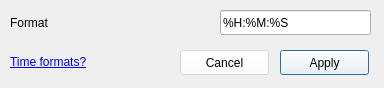
<?xml version="1.0" encoding="UTF-8"?>
<ui version="4.0">
 <class>Dialog</class>
 <widget class="QDialog" name="Dialog">
  <property name="geometry">
   <rect>
    <x>0</x>
    <y>0</y>
    <width>384</width>
    <height>88</height>
   </rect>
  </property>
  <property name="windowTitle">
   <string>Dialog</string>
  </property>
  <widget class="QLineEdit" name="timeFormat">
   <property name="geometry">
    <rect>
     <x>220</x>
     <y>10</y>
     <width>151</width>
     <height>25</height>
    </rect>
   </property>
   <property name="text">
    <string>%H:%M:%S</string>
   </property>
  </widget>
  <widget class="QLabel" name="label_3">
   <property name="geometry">
    <rect>
     <x>10</x>
     <y>50</y>
     <width>101</width>
     <height>25</height>
    </rect>
   </property>
   <property name="font">
    <font>
     <weight>50</weight>
     <bold>false</bold>
     <underline>true</underline>
     <strikeout>false</strikeout>
    </font>
   </property>
   <property name="text">
    <string>&lt;a href=&quot;https://docs.python.org/3/library/datetime.html#strftime-and-strptime-behavior&quot;&gt;Time formats?&lt;/a&gt;</string>
   </property>
   <property name="openExternalLinks">
    <bool>true</bool>
   </property>
   <property name="textInteractionFlags">
    <set>Qt::LinksAccessibleByMouse</set>
   </property>
  </widget>
  <widget class="QLabel" name="label_4">
   <property name="geometry">
    <rect>
     <x>10</x>
     <y>10</y>
     <width>111</width>
     <height>25</height>
    </rect>
   </property>
   <property name="text">
    <string>Format</string>
   </property>
  </widget>
  <widget class="QPushButton" name="applyButton">
   <property name="geometry">
    <rect>
     <x>280</x>
     <y>50</y>
     <width>89</width>
     <height>25</height>
    </rect>
   </property>
   <property name="styleSheet">
    <string notr="true">
background-color: rgb(255, 255, 255, 50%);</string>
   </property>
   <property name="text">
    <string>Apply</string>
   </property>
  </widget>
  <widget class="QPushButton" name="cancelButton">
   <property name="geometry">
    <rect>
     <x>180</x>
     <y>50</y>
     <width>89</width>
     <height>25</height>
    </rect>
   </property>
   <property name="styleSheet">
    <string notr="true">
background-color: rgb(255, 255, 255, 50%);</string>
   </property>
   <property name="text">
    <string>Cancel</string>
   </property>
  </widget>
 </widget>
 <tabstops>
  <tabstop>timeFormat</tabstop>
  <tabstop>cancelButton</tabstop>
  <tabstop>applyButton</tabstop>
 </tabstops>
 <resources/>
 <connections>
  <connection>
   <sender>cancelButton</sender>
   <signal>clicked()</signal>
   <receiver>Dialog</receiver>
   <slot>close()</slot>
   <hints>
    <hint type="sourcelabel">
     <x>224</x>
     <y>152</y>
    </hint>
    <hint type="destinationlabel">
     <x>191</x>
     <y>86</y>
    </hint>
   </hints>
  </connection>
  <connection>
   <sender>applyButton</sender>
   <signal>clicked()</signal>
   <receiver>Dialog</receiver>
   <slot>apply_slot()</slot>
   <hints>
    <hint type="sourcelabel">
     <x>324</x>
     <y>152</y>
    </hint>
    <hint type="destinationlabel">
     <x>191</x>
     <y>86</y>
    </hint>
   </hints>
  </connection>
 </connections>
 <slots>
  <slot>apply_slot()</slot>
  <slot>cancel_slot()</slot>
 </slots>
</ui>
